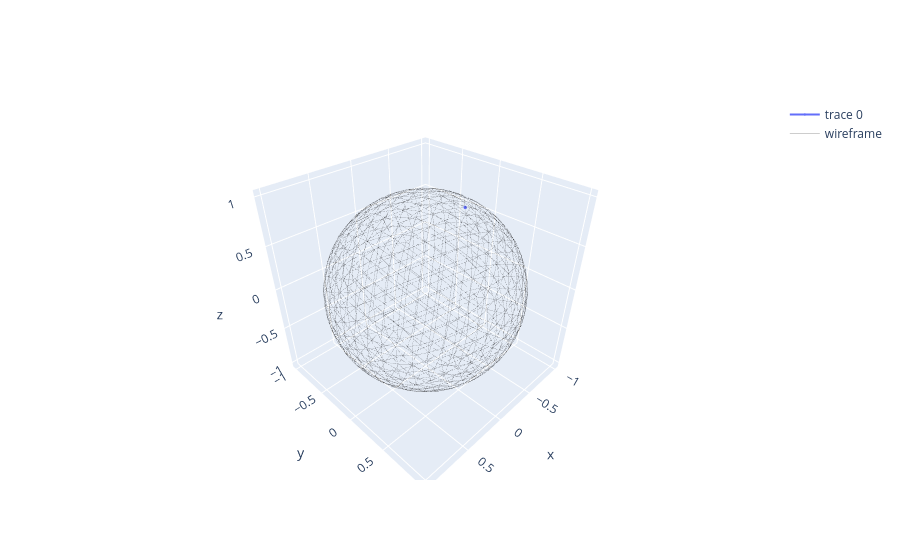

This figure's notebook cell:
### Markdown cell above
Code a function `neighbors_faces()` to get the neighboring faces of each vertex.

### Code cell
# To clean the last figure
fig = display_wireframe(filename)
mesh = create_half_edge_mesh(filename)

# Random vertex
vertex = np.random.choice(mesh.vertices)
faces = neighbors_faces(vertex)
# Display the adjacent faces
list_he = []
for f in faces:
    list_he.extend(get_halfedges(f))
    
fig2 = display_neighbors_faces(vertex, list_he)
fig2.add_traces(fig.data)
fig2.show()

### Figure 1 — Plotly figure (JSON) as saved in the notebook; plotly's stock layout.template omitted (floating-point values rounded to 4 significant figures; data arrays with more than 128 entries replaced by an {"elided": "..."} marker saying what was removed)
{"data": [{"marker": {"size": 2}, "type": "scatter3d", "x": [-0.7961], "y": [-0.2038], "z": [0.5699]}, {"line": {"color": "black", "width": 0.2}, "mode": "lines", "name": "wireframe", "type": "scatter3d", "x": {"elided": "5760 float values"}, "y": {"elided": "5760 float values"}, "z": {"elided": "5760 float values"}}], "layout": {}}
